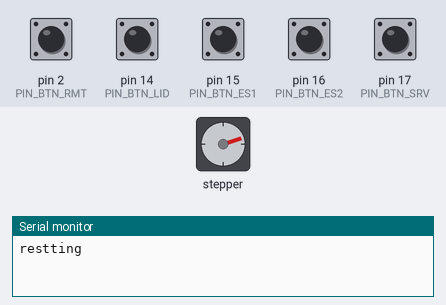
Recording of a sketch running on a simulated Arduino Uno, built with avr-gcc and run on an emulated ATmega328P. Parts: stepper motor, the last lines printed to the serial monitor. Wiring (inferred from the names in the program): stepper motor driver (200 steps per turn assumed): step pin 6; direction pin 5; enable pin 4. The test bench sets the inputs (shaded band); at power-on: pin 14 (PIN_BTN_LID), pin 15 (PIN_BTN_ES1), pin 16 (PIN_BTN_ES2), pin 17 (PIN_BTN_SRV) HIGH, pin 2 (PIN_BTN_RMT) LOW.

Above: at 0.8 s.
0.9 s: pin 15 (PIN_BTN_ES1) pulled LOW for 0.15 s
At 2.0 s:
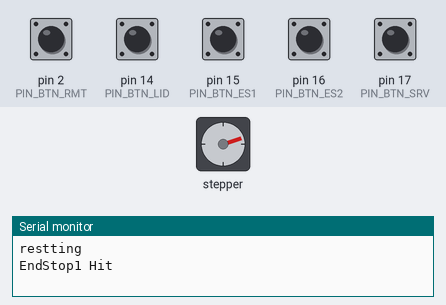
4.0 s: pin 14 (PIN_BTN_LID) pulled LOW for 0.15 s
7.1 s: pin 16 (PIN_BTN_ES2) pulled LOW for 0.15 s
10.2 s: pin 15 (PIN_BTN_ES1) pulled LOW for 1 s
14.2 s: pin 15 (PIN_BTN_ES1) pulled LOW for 0.15 s
17.3 s: pin 14 (PIN_BTN_LID) pulled LOW for 1 s
At 18.3 s:
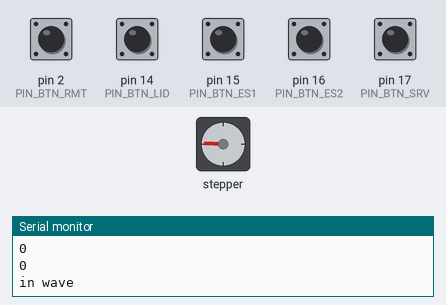
Timing chart, 0 to 68.8 s (numbered marks = the images above; inputs shaded):
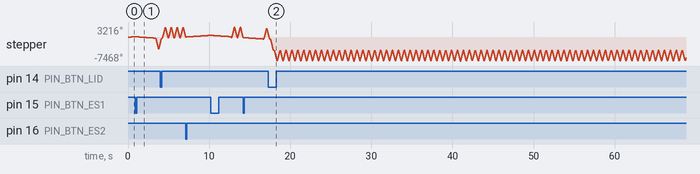

The sketch:

Dan.ino
```cpp
#include "pins.h"
#include "Params.h"
const int STEP = 6; // toggle to rotate the motor
const int rampMuli = 1;
bool direction = true;

void setup() {
  // put your setup code here, to run once:
  Serial.begin(9600);
  pinMode(PIN_MTR_EN, OUTPUT); // Set the BG96 PowerPin as an output
  pinMode(PIN_MTR_PULS, OUTPUT); // Set the BG96 PowerPin as an output
  pinMode(PIN_MTR_DIR,OUTPUT);
  pinMode(PIN_BTN_ES1,INPUT);
  pinMode(PIN_BTN_RMT,INPUT);
  pinMode(PIN_BTN_SRV,INPUT);
  pinMode(PIN_BTN_LID,INPUT);
  digitalWrite(PIN_MTR_EN, LOW); //Pull the pin high
  digitalWrite(PIN_MTR_DIR, HIGH);
  resetDevice();

}
void loop() {
  Serial.println(digitalRead(PIN_BTN_LID));

  if (digitalRead(PIN_BTN_SRV) == LOW || digitalRead(PIN_BTN_RMT) == LOW || digitalRead(PIN_BTN_LID) == LOW){
    startWaves();
  }
  delay(100);
}

void startWaves(){
  for (int i = 0; i < numberOfWaves; i++) {
    Serial.println(i);
    beginWave();
    if(digitalRead(PIN_BTN_LID) == LOW){return;}
    Serial.println("waveDone");
    if (direction == true){
      direction = false;
      digitalWrite(PIN_MTR_DIR, HIGH);
    }
    else{
      direction = true;
      digitalWrite(PIN_MTR_DIR, LOW);
      delay(waveDelay);
    }

  }
  resetDevice();
}

void beginWave(){
  Serial.println("in wave");
  int RampUpTime = RampUpDistance;
for (int i = 0; i < waveLength; i++) {
    if (RampUpTime > 0){RampUpTime-- ;}
    if (i > (waveLength - RampUpDistance)){RampUpTime++; RampUpTime++;}
    digitalWrite(STEP, HIGH);
    delayMicroseconds(Speed + RampUpTime);
    digitalWrite(STEP, LOW);
    delayMicroseconds(Speed + RampUpTime);
     if (digitalRead(PIN_BTN_ES2) == LOW || digitalRead(PIN_BTN_ES1) == LOW){
       resetDevice(); // this should never happen
      }
  }
}

void resetDevice(){
  Serial.println("restting");
  digitalWrite(PIN_MTR_DIR, HIGH);
  while(true){
    digitalWrite(STEP, HIGH);
    delayMicroseconds(returnSpeen);
    digitalWrite(STEP, LOW);
    delayMicroseconds(returnSpeen);
        if (digitalRead(PIN_BTN_ES1) == LOW) //hit end stop 1
        {
        Serial.println("EndStop1 Hit");
        digitalWrite(PIN_MTR_DIR, LOW);
        for (int i = 0; i < BackoffDistance; i++) {
            digitalWrite(STEP, HIGH);
            delayMicroseconds(returnSpeen);
            digitalWrite(STEP, LOW);
            delayMicroseconds(returnSpeen);
          }
          //loop();
        return;
        }
  }

}
```

Params.h
```cpp
#ifndef PARAMS_H_
#define PARAMS_H_

#include "Arduino.h"

#define Speed  80 // The lower the number the faster the wave goes
const int BackoffDistance = 250; // where the wave begings
const int waveLength = 1900; // how long the wave is
const int numberOfWaves = 250; // how many waves per cycle
const int waveDelay = 0; // delay in ms between waves 0 means runs contiuesly
const int RampUpDistance = 120; // how far until the wave is at full speed
const int RampdownDistance = 1000; // how far away does the wave begin to slow dowm
// these params you should not need to change when they are set
const int HardStopSpeed = 1000; // the speed the paddle is turning when turning around
const int returnSpeen = 5000; // the speed the paddle returns after a reset
#endif
```

pins.h
```cpp
#ifndef PINS_H_
#define PINS_H_

#include "Arduino.h"

#define PIN_LED_HB  13
#define PIN_SYSTICK  8
#define PIN_POD0     9
#define PIN_POD1    10
#define PIN_LED_SRV 12
#define PIN_BTN_SRV 17

#define PIN_MTR_EN   4
#define PIN_MTR_DIR  5
#define PIN_MTR_PULS 6
#define PIN_MTR_ERR 18

#define PIN_BTN_USR 11
#define PIN_BTN_RMT  2
#define PIN_PIR_TRG  3

#define PIN_BTN_LID 14
#define PIN_BTN_ES1 15
#define PIN_BTN_ES2 16

void pins_init(void);
bool flags_get_lid(void);
bool flags_get_es1(void);

#endif
```
